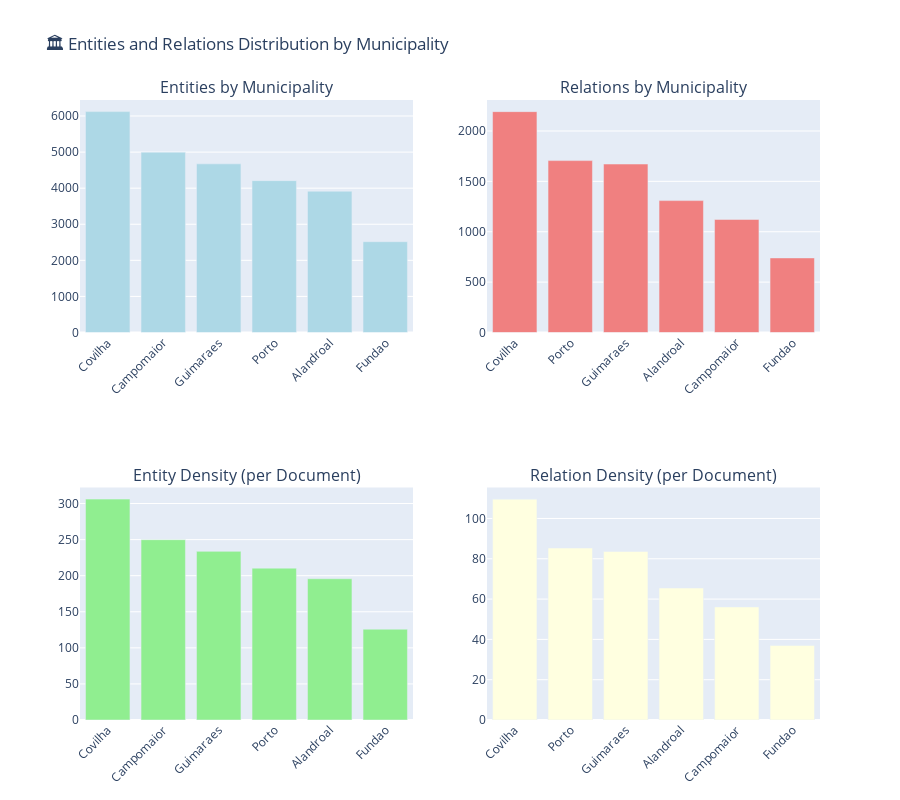

Notebook code cell kept with this figure:
### Code cell
# Analysis of entities and relations by municipality
print("=== ENTITIES AND RELATIONS BY MUNICIPALITY ===")

if not entities_df.empty:
    # Group entities by municipality
    entities_by_municipality = entities_df.groupby('municipality').agg({
        'entity_id': 'count',  # Count of entities
        'entity_label': lambda x: x.value_counts().to_dict()  # Entity type distribution per municipality
    }).rename(columns={'entity_id': 'total_entities'})
    
    print("\n📊 ENTITY COUNTS BY MUNICIPALITY:")
    entities_by_municipality_sorted = entities_by_municipality.sort_values('total_entities', ascending=False)
    
    for municipality, row in entities_by_municipality_sorted.iterrows():
        total_entities = row['total_entities']
        print(f"\n🏛️ {municipality}: {total_entities:,} entities")
        
        # Show entity type breakdown for this municipality
        entity_types = row['entity_label']
        for entity_type, count in sorted(entity_types.items(), key=lambda x: x[1], reverse=True):
            percentage = (count / total_entities) * 100
            print(f"   • {entity_type}: {count:,} ({percentage:.1f}%)")

if not relations_df.empty:
    # Group relations by municipality
    relations_by_municipality = relations_df.groupby('municipality').agg({
        'relation_id': 'count',  # Count of relations
        'relation_type': lambda x: x.value_counts().to_dict()  # Relation type distribution per municipality
    }).rename(columns={'relation_id': 'total_relations'})
    
    print("\n\n🔗 RELATION COUNTS BY MUNICIPALITY:")
    relations_by_municipality_sorted = relations_by_municipality.sort_values('total_relations', ascending=False)
    
    for municipality, row in relations_by_municipality_sorted.iterrows():
        total_relations = row['total_relations']
        print(f"\n🏛️ {municipality}: {total_relations:,} relations")
        
        # Show relation type breakdown for this municipality
        relation_types = row['relation_type']
        for relation_type, count in sorted(relation_types.items(), key=lambda x: x[1], reverse=True):
            percentage = (count / total_relations) * 100
            print(f"   • {relation_type}: {count:,} ({percentage:.1f}%)")

# Create visualization combining entities and relations by municipality
if not entities_df.empty or not relations_df.empty:
    fig = make_subplots(
        rows=2, cols=2,
        subplot_titles=(
            'Entities by Municipality', 'Relations by Municipality',
            'Entity Density (per Document)', 'Relation Density (per Document)'
        ),
        specs=[[{'type': 'bar'}, {'type': 'bar'}],
               [{'type': 'bar'}, {'type': 'bar'}]]
    )
    
    # Entities by municipality
    if not entities_df.empty:
        entity_counts = entities_by_municipality_sorted['total_entities']
        fig.add_trace(
            go.Bar(
                x=entity_counts.index,
                y=entity_counts.values,
                name='Entities',
                marker_color='lightblue'
            ),
            row=1, col=1
        )
        
        # Calculate entity density (entities per document)
        if not documents_df.empty:
            doc_counts_by_municipality = documents_df['municipality'].value_counts()
            entity_density = entity_counts / doc_counts_by_municipality.reindex(entity_counts.index)
            
            fig.add_trace(
                go.Bar(
                    x=entity_density.index,
                    y=entity_density.values,
                    name='Entity Density',
                    marker_color='lightgreen'
                ),
                row=2, col=1
            )
    
    # Relations by municipality
    if not relations_df.empty:
        relation_counts = relations_by_municipality_sorted['total_relations']
        fig.add_trace(
            go.Bar(
                x=relation_counts.index,
                y=relation_counts.values,
                name='Relations',
                marker_color='lightcoral'
            ),
            row=1, col=2
        )
        
        # Calculate relation density (relations per document)
        if not documents_df.empty:
            doc_counts_by_municipality = documents_df['municipality'].value_counts()
            relation_density = relation_counts / doc_counts_by_municipality.reindex(relation_counts.index)
            
            fig.add_trace(
                go.Bar(
                    x=relation_density.index,
                    y=relation_density.values,
                    name='Relation Density',
                    marker_color='lightyellow'
                ),
                row=2, col=2
            )
    
    fig.update_layout(
        title_text="🏛️ Entities and Relations Distribution by Municipality",
        height=800,
        showlegend=False
    )
    
    # Rotate x-axis labels for better readability
    fig.update_xaxes(tickangle=-45)
    
    fig.show()
    
    # Save figure
    # Save figure using Colab-friendly utility
    save_figure(
        fig, 
        'entities_relations_by_municipality', 
        FIGURES_DIR,
        save_html=SAVE_HTML, 
        save_image=SAVE_IMAGES, 
        width=1400, 
        height=800
    )
    
    print(f"\n💾 Municipality analysis visualization saved")

# Summary statistics
if not entities_df.empty and not relations_df.empty:
    print(f"\n📈 SUMMARY STATISTICS:")
    print(f"• Total municipalities with entities: {len(entities_by_municipality)}")
    print(f"• Total municipalities with relations: {len(relations_by_municipality)}")
    print(f"• Average entities per municipality: {entities_by_municipality['total_entities'].mean():.1f}")
    print(f"• Average relations per municipality: {relations_by_municipality['total_relations'].mean():.1f}")
    
    # Find municipalities with highest/lowest counts
    max_entities_mun = entities_by_municipality['total_entities'].idxmax()
    min_entities_mun = entities_by_municipality['total_entities'].idxmin()
    max_relations_mun = relations_by_municipality['total_relations'].idxmax()
    min_relations_mun = relations_by_municipality['total_relations'].idxmin()
    
    print(f"\n🏆 Municipality with most entities: {max_entities_mun} ({entities_by_municipality.loc[max_entities_mun, 'total_entities']:,})")
    print(f"🏆 Municipality with most relations: {max_relations_mun} ({relations_by_municipality.loc[max_relations_mun, 'total_relations']:,})")
    print(f"📉 Municipality with fewest entities: {min_entities_mun} ({entities_by_municipality.loc[min_entities_mun, 'total_entities']:,})")
    print(f"📉 Municipality with fewest relations: {min_relations_mun} ({relations_by_municipality.loc[min_relations_mun, 'total_relations']:,})")

### Figure 1 — Plotly figure (JSON) as saved in the notebook; plotly's stock layout.template omitted (floating-point values rounded to 4 significant figures)
{"data": [{"marker": {"color": "lightblue"}, "name": "Entities", "type": "bar", "x": ["Covilha", "Campomaior", "Guimaraes", "Porto", "Alandroal", "Fundao"], "xaxis": "x", "y": [6122, 4998, 4674, 4209, 3915, 2517], "yaxis": "y"}, {"marker": {"color": "lightgreen"}, "name": "Entity Density", "type": "bar", "x": ["Covilha", "Campomaior", "Guimaraes", "Porto", "Alandroal", "Fundao"], "xaxis": "x3", "y": [306.1, 249.9, 233.7, 210.4, 195.8, 125.8], "yaxis": "y3"}, {"marker": {"color": "lightcoral"}, "name": "Relations", "type": "bar", "x": ["Covilha", "Porto", "Guimaraes", "Alandroal", "Campomaior", "Fundao"], "xaxis": "x2", "y": [2192, 1706, 1672, 1309, 1122, 740], "yaxis": "y2"}, {"marker": {"color": "lightyellow"}, "name": "Relation Density", "type": "bar", "x": ["Covilha", "Porto", "Guimaraes", "Alandroal", "Campomaior", "Fundao"], "xaxis": "x4", "y": [109.6, 85.3, 83.6, 65.45, 56.1, 37.0], "yaxis": "y4"}], "layout": {"annotations": [{"font": {"size": 16}, "showarrow": false, "text": "Entities by Municipality", "x": 0.225, "xanchor": "center", "xref": "paper", "y": 1, "yanchor": "bottom", "yref": "paper"}, {"font": {"size": 16}, "showarrow": false, "text": "Relations by Municipality", "x": 0.775, "xanchor": "center", "xref": "paper", "y": 1, "yanchor": "bottom", "yref": "paper"}, {"font": {"size": 16}, "showarrow": false, "text": "Entity Density (per Document)", "x": 0.225, "xanchor": "center", "xref": "paper", "y": 0.375, "yanchor": "bottom", "yref": "paper"}, {"font": {"size": 16}, "showarrow": false, "text": "Relation Density (per Document)", "x": 0.775, "xanchor": "center", "xref": "paper", "y": 0.375, "yanchor": "bottom", "yref": "paper"}], "height": 800, "showlegend": false, "title": {"text": "🏛️ Entities and Relations Distribution by Municipality"}, "xaxis": {"anchor": "y", "domain": [0, 0.45], "tickangle": -45}, "xaxis2": {"anchor": "y2", "domain": [0.55, 1], "tickangle": -45}, "xaxis3": {"anchor": "y3", "domain": [0, 0.45], "tickangle": -45}, "xaxis4": {"anchor": "y4", "domain": [0.55, 1], "tickangle": -45}, "yaxis": {"anchor": "x", "domain": [0.625, 1]}, "yaxis2": {"anchor": "x2", "domain": [0.625, 1]}, "yaxis3": {"anchor": "x3", "domain": [0, 0.375]}, "yaxis4": {"anchor": "x4", "domain": [0, 0.375]}}}
